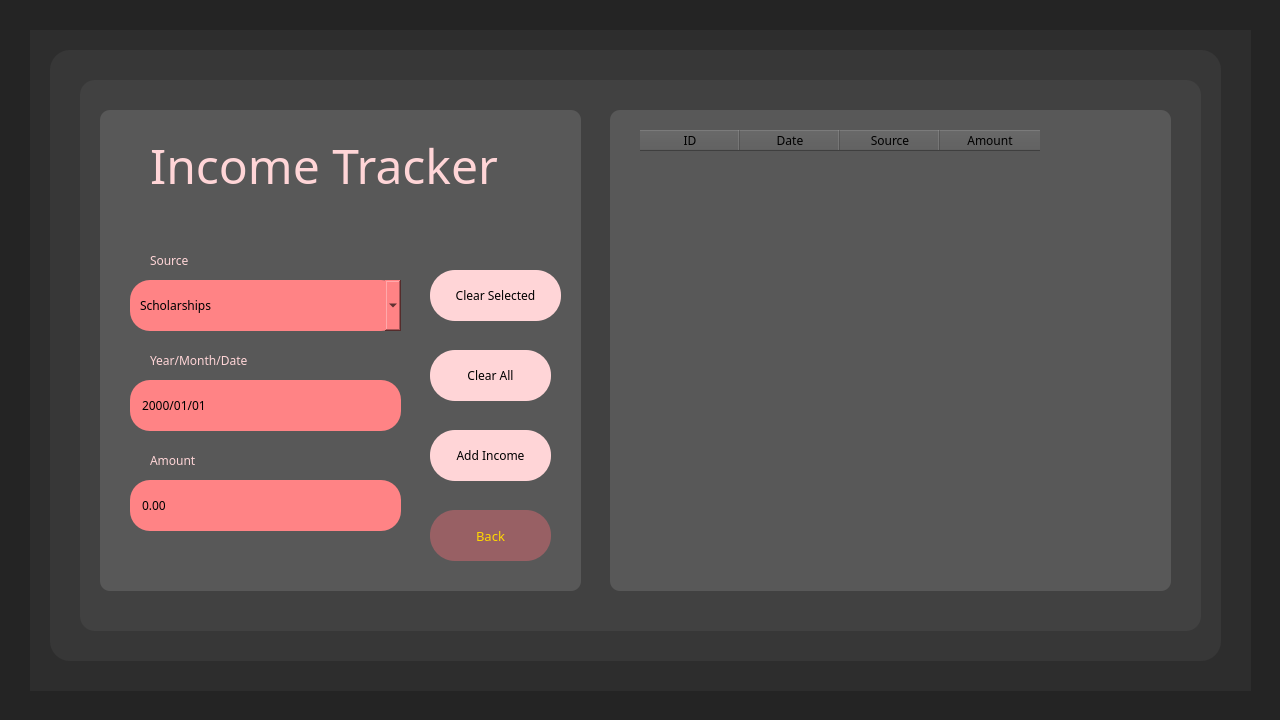
<?xml version="1.0" encoding="UTF-8"?>
<ui version="4.0">
 <class>Income</class>
 <widget class="QDialog" name="Income">
  <property name="geometry">
   <rect>
    <x>0</x>
    <y>0</y>
    <width>1280</width>
    <height>720</height>
   </rect>
  </property>
  <property name="windowTitle">
   <string>Income</string>
  </property>
  <widget class="QWidget" name="Fback" native="true">
   <property name="geometry">
    <rect>
     <x>0</x>
     <y>0</y>
     <width>1280</width>
     <height>720</height>
    </rect>
   </property>
   <property name="styleSheet">
    <string notr="true">QWidget{
	background-color: rgb(36, 36, 36);
}</string>
   </property>
   <widget class="QWidget" name="Fback1" native="true">
    <property name="geometry">
     <rect>
      <x>30</x>
      <y>30</y>
      <width>1221</width>
      <height>661</height>
     </rect>
    </property>
    <property name="styleSheet">
     <string notr="true">QWidget{
	background-color: rgb(45, 45, 45);
}</string>
    </property>
    <widget class="QWidget" name="Fback2" native="true">
     <property name="geometry">
      <rect>
       <x>20</x>
       <y>20</y>
       <width>1171</width>
       <height>611</height>
      </rect>
     </property>
     <property name="styleSheet">
      <string notr="true">QWidget{
	background-color: rgb(55, 55, 55);
	border-radius:20px;
}</string>
     </property>
     <widget class="QWidget" name="Fback3" native="true">
      <property name="geometry">
       <rect>
        <x>30</x>
        <y>30</y>
        <width>1121</width>
        <height>551</height>
       </rect>
      </property>
      <property name="styleSheet">
       <string notr="true">QWidget{
	background-color: rgb(65, 65, 65);
	border-radius:15px;
}</string>
      </property>
      <widget class="QWidget" name="btnBack" native="true">
       <property name="geometry">
        <rect>
         <x>20</x>
         <y>30</y>
         <width>481</width>
         <height>481</height>
        </rect>
       </property>
       <property name="styleSheet">
        <string notr="true">QWidget{
	
	background-color:rgb(88, 88, 88);
	border-radius:10px;
}</string>
       </property>
       <widget class="QComboBox" name="source_Income">
        <property name="geometry">
         <rect>
          <x>30</x>
          <y>170</y>
          <width>271</width>
          <height>51</height>
         </rect>
        </property>
        <property name="font">
         <font>
          <family>Cascadia Code</family>
         </font>
        </property>
        <property name="styleSheet">
         <string notr="true">QComboBox{
	background-color:rgb(255, 131, 133);
	border-radius:20px;
	padding-left:10px;
	padding-right:10px;
	color: black;
}</string>
        </property>
        <item>
         <property name="text">
          <string>Scholarships</string>
         </property>
        </item>
        <item>
         <property name="text">
          <string>Allowance</string>
         </property>
        </item>
        <item>
         <property name="text">
          <string>Job</string>
         </property>
        </item>
        <item>
         <property name="text">
          <string>StudentAid</string>
         </property>
        </item>
       </widget>
       <widget class="QPushButton" name="btnAdd">
        <property name="geometry">
         <rect>
          <x>330</x>
          <y>320</y>
          <width>121</width>
          <height>51</height>
         </rect>
        </property>
        <property name="font">
         <font>
          <family>Rockwell</family>
         </font>
        </property>
        <property name="styleSheet">
         <string notr="true">QPushButton{
	background-color:rgb(255, 213, 215);
	border-radius:25px;
	border-color: rgb(53, 69, 93);
	
	color: rgb(0, 0, 0);
}</string>
        </property>
        <property name="text">
         <string>Add Income</string>
        </property>
       </widget>
       <widget class="QLabel" name="label_date">
        <property name="geometry">
         <rect>
          <x>50</x>
          <y>240</y>
          <width>161</width>
          <height>20</height>
         </rect>
        </property>
        <property name="font">
         <font>
          <family>Rockwell</family>
         </font>
        </property>
        <property name="styleSheet">
         <string notr="true">QLabel{
	color:rgb(255, 213, 215);
}</string>
        </property>
        <property name="text">
         <string>Year/Month/Date</string>
        </property>
       </widget>
       <widget class="QLabel" name="label_source">
        <property name="geometry">
         <rect>
          <x>50</x>
          <y>140</y>
          <width>81</width>
          <height>20</height>
         </rect>
        </property>
        <property name="font">
         <font>
          <family>Rockwell</family>
         </font>
        </property>
        <property name="styleSheet">
         <string notr="true">QLabel{
	color:rgb(255, 213, 215);
}</string>
        </property>
        <property name="text">
         <string>Source</string>
        </property>
       </widget>
       <widget class="QLabel" name="label_amount">
        <property name="geometry">
         <rect>
          <x>50</x>
          <y>340</y>
          <width>91</width>
          <height>20</height>
         </rect>
        </property>
        <property name="font">
         <font>
          <family>Rockwell</family>
         </font>
        </property>
        <property name="styleSheet">
         <string notr="true">QLabel{
	color:rgb(255, 213, 215);
}</string>
        </property>
        <property name="text">
         <string>Amount</string>
        </property>
       </widget>
       <widget class="QPushButton" name="btnClear">
        <property name="geometry">
         <rect>
          <x>330</x>
          <y>240</y>
          <width>121</width>
          <height>51</height>
         </rect>
        </property>
        <property name="font">
         <font>
          <family>Rockwell</family>
         </font>
        </property>
        <property name="styleSheet">
         <string notr="true">QPushButton{
	background-color:rgb(255, 213, 215);
	border-radius:25px;
	border-color: rgb(53, 69, 93);
	
	color: rgb(0, 0, 0);
}</string>
        </property>
        <property name="text">
         <string>Clear All</string>
        </property>
       </widget>
       <widget class="QPushButton" name="btnSelected">
        <property name="geometry">
         <rect>
          <x>330</x>
          <y>160</y>
          <width>131</width>
          <height>51</height>
         </rect>
        </property>
        <property name="font">
         <font>
          <family>Rockwell</family>
         </font>
        </property>
        <property name="styleSheet">
         <string notr="true">QPushButton{
	background-color:rgb(255, 213, 215);
	border-radius:25px;
	border-color: rgb(53, 69, 93);
	
	color: rgb(0, 0, 0);
}</string>
        </property>
        <property name="text">
         <string>Clear Selected</string>
        </property>
       </widget>
       <widget class="QLabel" name="txtDashboard">
        <property name="geometry">
         <rect>
          <x>50</x>
          <y>10</y>
          <width>381</width>
          <height>91</height>
         </rect>
        </property>
        <property name="font">
         <font>
          <family>Poor Richard</family>
          <pointsize>36</pointsize>
         </font>
        </property>
        <property name="styleSheet">
         <string notr="true">QLabel{
	color:rgb(255, 213, 215);
}</string>
        </property>
        <property name="text">
         <string>Income Tracker</string>
        </property>
       </widget>
       <widget class="QPushButton" name="btnBack_2">
        <property name="geometry">
         <rect>
          <x>330</x>
          <y>400</y>
          <width>121</width>
          <height>51</height>
         </rect>
        </property>
        <property name="font">
         <font>
          <family>Rockwell</family>
          <pointsize>10</pointsize>
         </font>
        </property>
        <property name="styleSheet">
         <string notr="true">QPushButton{
	background-color:rgb(152, 96, 100);
	border-radius:25px;
	border-color: rgb(53, 69, 93);
	
	color: gold;
}</string>
        </property>
        <property name="text">
         <string>Back</string>
        </property>
       </widget>
       <widget class="QDoubleSpinBox" name="amountIncome">
        <property name="geometry">
         <rect>
          <x>30</x>
          <y>370</y>
          <width>271</width>
          <height>51</height>
         </rect>
        </property>
        <property name="font">
         <font>
          <family>Cascadia Code</family>
         </font>
        </property>
        <property name="styleSheet">
         <string notr="true">QDoubleSpinBox{
	background-color:rgb(255, 131, 133);
	border-radius:20px;
	padding-left:10px;
	padding-right:10px;
	color:black;
}</string>
        </property>
        <property name="buttonSymbols">
         <enum>QAbstractSpinBox::ButtonSymbols::NoButtons</enum>
        </property>
        <property name="decimals">
         <number>2</number>
        </property>
        <property name="maximum">
         <double>1000000.000000000000000</double>
        </property>
       </widget>
       <widget class="QDateEdit" name="dateEdit">
        <property name="geometry">
         <rect>
          <x>30</x>
          <y>270</y>
          <width>271</width>
          <height>51</height>
         </rect>
        </property>
        <property name="font">
         <font>
          <family>Cascadia Code</family>
         </font>
        </property>
        <property name="styleSheet">
         <string notr="true">QDateEdit{
	background-color:rgb(255, 131, 133);
	border-radius:20px;
	padding-left:10px;
	padding-right:10px;
	color:black;
}</string>
        </property>
        <property name="readOnly">
         <bool>true</bool>
        </property>
        <property name="buttonSymbols">
         <enum>QAbstractSpinBox::ButtonSymbols::NoButtons</enum>
        </property>
        <property name="displayFormat">
         <string>yyyy/MM/dd</string>
        </property>
       </widget>
      </widget>
      <widget class="QWidget" name="tableBack" native="true">
       <property name="geometry">
        <rect>
         <x>530</x>
         <y>30</y>
         <width>561</width>
         <height>481</height>
        </rect>
       </property>
       <property name="styleSheet">
        <string notr="true">QWidget{
	
	background-color:rgb(88, 88, 88);
	border-radius:10px;
}</string>
       </property>
       <widget class="QTableWidget" name="tableIncome">
        <property name="geometry">
         <rect>
          <x>30</x>
          <y>20</y>
          <width>511</width>
          <height>441</height>
         </rect>
        </property>
        <property name="font">
         <font>
          <family>Cascadia Code</family>
         </font>
        </property>
        <property name="styleSheet">
         <string notr="true"/>
        </property>
        <property name="editTriggers">
         <set>QAbstractItemView::EditTrigger::NoEditTriggers</set>
        </property>
        <property name="selectionMode">
         <enum>QAbstractItemView::SelectionMode::SingleSelection</enum>
        </property>
        <property name="selectionBehavior">
         <enum>QAbstractItemView::SelectionBehavior::SelectRows</enum>
        </property>
        <attribute name="horizontalHeaderVisible">
         <bool>true</bool>
        </attribute>
        <column>
         <property name="text">
          <string>ID</string>
         </property>
         <property name="font">
          <font>
           <family>Rockwell</family>
          </font>
         </property>
        </column>
        <column>
         <property name="text">
          <string>Date</string>
         </property>
         <property name="font">
          <font>
           <family>Rockwell</family>
          </font>
         </property>
        </column>
        <column>
         <property name="text">
          <string>Source</string>
         </property>
         <property name="font">
          <font>
           <family>Rockwell</family>
          </font>
         </property>
        </column>
        <column>
         <property name="text">
          <string>Amount</string>
         </property>
         <property name="font">
          <font>
           <family>Rockwell</family>
          </font>
         </property>
        </column>
       </widget>
      </widget>
      <zorder>tableBack</zorder>
      <zorder>btnBack</zorder>
     </widget>
    </widget>
   </widget>
  </widget>
 </widget>
 <resources/>
 <connections/>
</ui>
